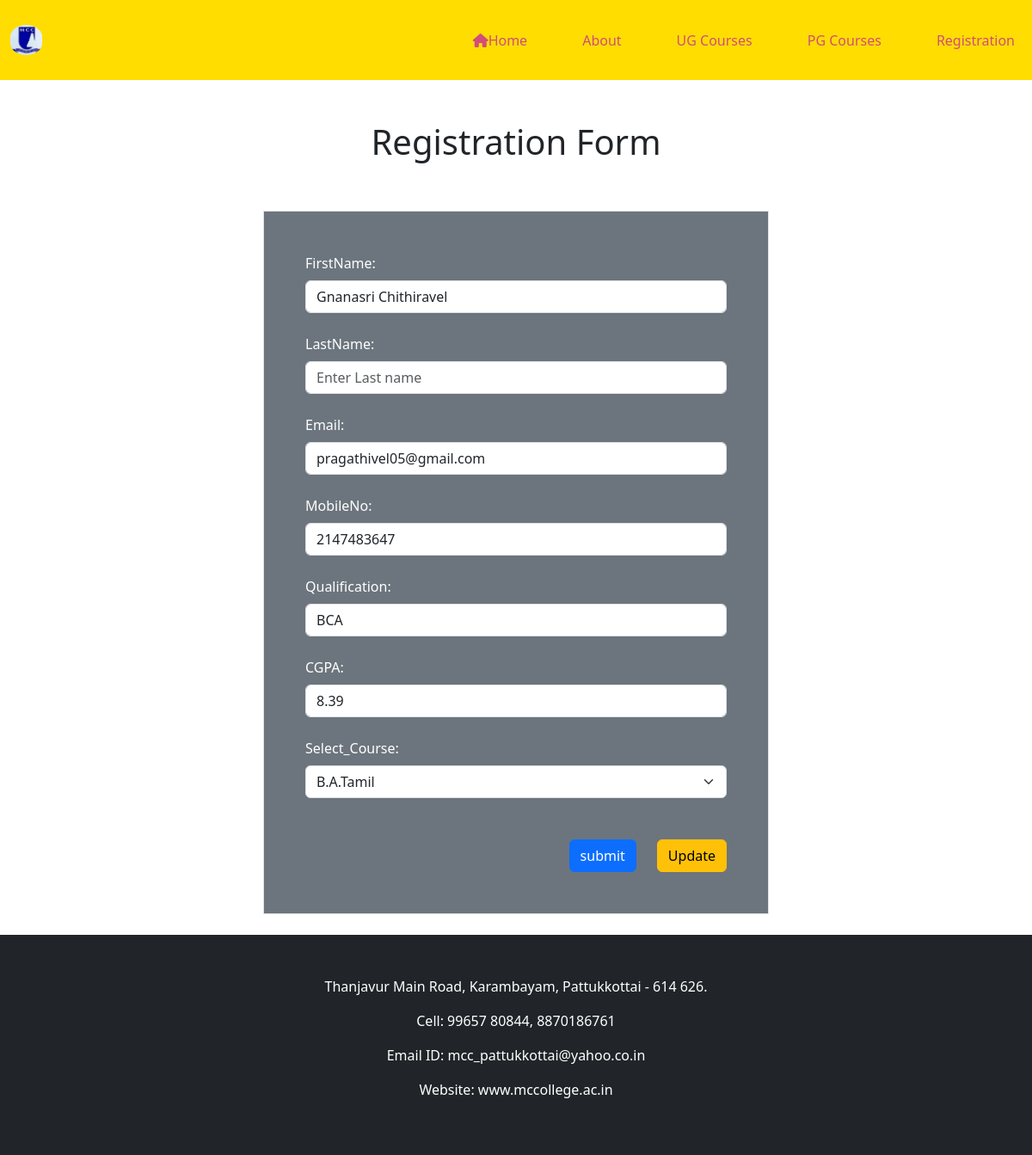
The app's page /Register-form.php?id=28 with its own data.
### tables this page shows
CREATE TABLE `users` (
  `id` int(11) NOT NULL,
  `Name` varchar(50) DEFAULT NULL,
  `Email` varchar(100) DEFAULT NULL,
  `Mobile` varchar(20) DEFAULT NULL,
  `Qualification` varchar(100) DEFAULT NULL,
  `CGPA` varchar(50) DEFAULT NULL,
  `Courses` varchar(100) DEFAULT NULL
);

### Register-form.php (the view, shortened to what this page needs)
<!DOCTYPE html>
<html lang="en">
<head>
    <link href="https://cdn.jsdelivr.net/npm/bootstrap@5.3.8/dist/css/bootstrap.min.css" rel="stylesheet">
</head>
<body>
    <?php
    require 'header.php';
    ?>
<?php
include 'db.php';
if(isset($_GET['id'])){
    $id = (int) $_GET['id'];
    $sql = "SELECT * FROM users WHERE id='$id' ";
    $result = $connect->query($sql);
    if($result->num_rows > 0){
        $row = $result->fetch_assoc();
    }
}
?>
        <section>
            <div class="container-fluid">
                <h1 class="text-center py-5">Registration Form</h1>
                <div class="d-flex justify-content-center">
                    <form action="insert_value.php" method="POST" enctype="multipart/form-data"
                     class=" border text-bg-secondary py-5 px-5 col-10 col-sm-6">
                    <label for="fname" class="form-label">FirstName:</label>
                    <input class="form-control" id="fname" name="fname" type="text"
                    placeholder="Enter First name" value="<?php echo $row['Name'] ?? ''; ?>"/>
                    <span id="fnameError" style="color: red;"></span><br/>
                    <label for="lname" class="form-label">LastName:</label>
                    <input class="form-control" id="lname" name="lname" type="text"
                     placeholder="Enter Last name"/>
                    <span id="lnameError" style="color: red;"></span><br/>
                    <label for="mailid" class="form-label">Email:</label>
                    <input class="form-control" id="mailid" name="mailid" type="email"
                     placeholder="Enter Email" value="<?php echo $row['Email'] ?? ''; ?>"/>
                    <span id="mailidError" style="color: red;"></span><br/>
                    <label for="mobile-no" class="form-label">MobileNo:</label>
                    <input class="form-control" id="mobile-no" name="mobile-no" type="number"
                    placeholder="Enter Mobile No" value="<?php echo $row['Mobile'] ?? ''; ?>"/>
                    <span id="mobileError" style="color: red;"></span><br/>
                    <label for="qualification" class="form-label">Qualification:</label>
                    <input class="form-control" id="qualification" name="qualification" type="text"
                    placeholder="Highest qualification" value="<?php echo $row['Qualification'] ?? ''; ?>"/>
                    <span id="qualificationError" style="color: red;"></span><br/>
                    <label for="CGPA" class="form-label">CGPA:</label>
                    <input class="form-control" id="CGPA" name="CGPA" type="text"
                     placeholder="Enter CGPA/Percentage" value="<?php echo $row['CGPA'] ?? ''; ?>"/>
                    <span id="CGPAError" style="color: red;"></span><br/>
                    <label for="courses" class="form-label">Select_Course:</label>
                    <select class="form-select" id="courses" name="courses">
                        <option value="B.A.Tamil"
                            <?php if(($row['Courses'] ?? '') == 'B.A.Tamil') echo 'selected'; ?>>
                            B.A.Tamil
                        </option>
                    </select><br/>
                    <span id="coursesError" style="color: red;"></span><br/>
                    <div class="d-flex justify-content-end gap-4">
                        <button onclick="alertBox()" class="btn btn-primary " type="submit" name="insert">submit</button>
                        <a href="User_update.php" class="btn btn-warning">Update</a>
                    </div>
                    </form>
                </div>
            </div>
        </section>
    <?php
    require 'footer.php';
    ?>
</body>
</html>

### records on screen
users: fname "Gnanasri Chithiravel", mailid "pragathivel05@gmail.com", mobile-no "2147483647", qualification "BCA", CGPA "8.39", courses "B.A.Tamil"
